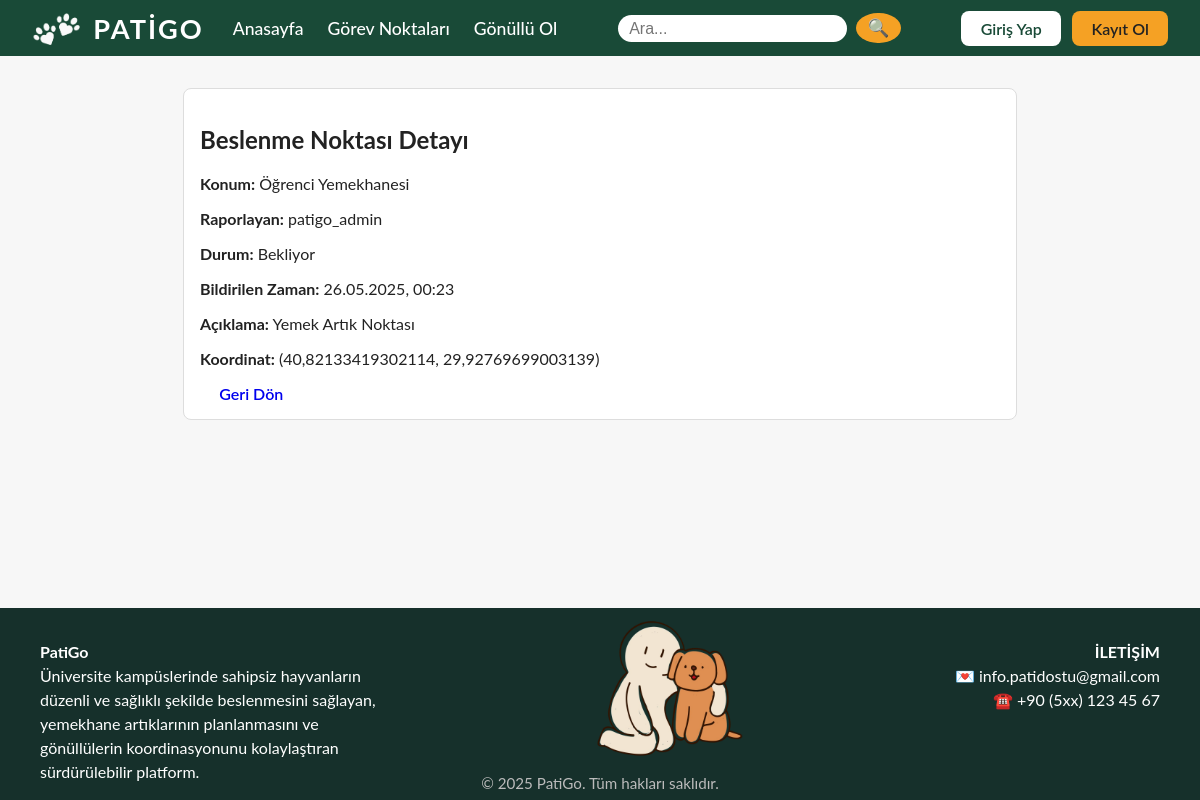
The page /food/1/ on the database its author committed.
### main/models.py (models this page shows, shortened)
class FoodSource(models.Model):
    STATUS_CHOICES = (
        ('bekliyor', 'Bekliyor'),
        ('teslim', 'Teslim Alındı'),
    )
    location = models.CharField(max_length=200)
    amount = models.CharField(max_length=50, blank=True, null=True)
    description = models.TextField(blank=True)
    photo = models.ImageField(upload_to='food_photos/', blank=True, null=True)
    reported_by = models.ForeignKey(User, on_delete=models.SET_NULL, null=True)
    status = models.CharField(max_length=20, choices=STATUS_CHOICES, default='bekliyor')
    reported_at = models.DateTimeField(auto_now_add=True)
    latitude = models.FloatField(null=True, blank=True)
    longitude = models.FloatField(null=True, blank=True)
    show_on_map = models.BooleanField(default=True)

### main/views.py (the view)
# urls.py: path('food/<int:pk>/', views.food_detail, name='food_detail'),
def food_detail(request, pk):
    food = get_object_or_404(FoodSource, pk=pk)
    return render(request, 'food_detail.html', {'food': food})

### main/templates/food_detail.html (shortened to what this page needs)
{% extends 'base.html' %}
{% load static %}
{% block content %}
<div class="food-detail-container">
    <h2>Beslenme Noktası Detayı</h2>
    <p><b>Konum:</b> {{ food.location }}</p>
    <p><b>Raporlayan:</b> {{ food.reported_by.username }}</p>
    <p><b>Durum:</b> {{ food.get_status_display }}</p>
    <p><b>Bildirilen Zaman:</b> {{ food.reported_at|date:'d.m.Y, H:i' }}</p>
    {% if food.description %}
        <p><b>Açıklama:</b> {{ food.description }}</p>
    {% endif %}
    <p><b>Koordinat:</b> ({{ food.latitude }}, {{ food.longitude }})</p>
    <a href="{% url 'gorev_noktalari' %}" class="btn btn-primary food-detail-btn">Geri Dön</a>
</div>
{% endblock %}

### main/static/main.css (style rules this page uses)
body { margin: 0; font-family: 'Lato', sans-serif; background: #f7f7f7; color: #222; }
.btn { padding: 0.5rem 1.2rem; border-radius: 8px; border: none; font-size: 1rem; font-weight: 600; cursor: pointer; text-decoration: none; transition: background 0.2s, color 0.2s; }
.food-detail-container { max-width: 800px; margin: 2rem auto; padding: 1rem; border: 1px solid #ddd; border-radius: 8px; background: #fff; }
.food-detail-btn { margin-top: 1rem; }

### rows shown on the page
FoodSource: location "Öğrenci Yemekhanesi", reported_by.username "patigo_admin", status "Bekliyor", reported_at "26.05.2025, 00:23", description "Yemek Artık Noktası", latitude "40,82133419302114", longitude "29,92769699003139"
